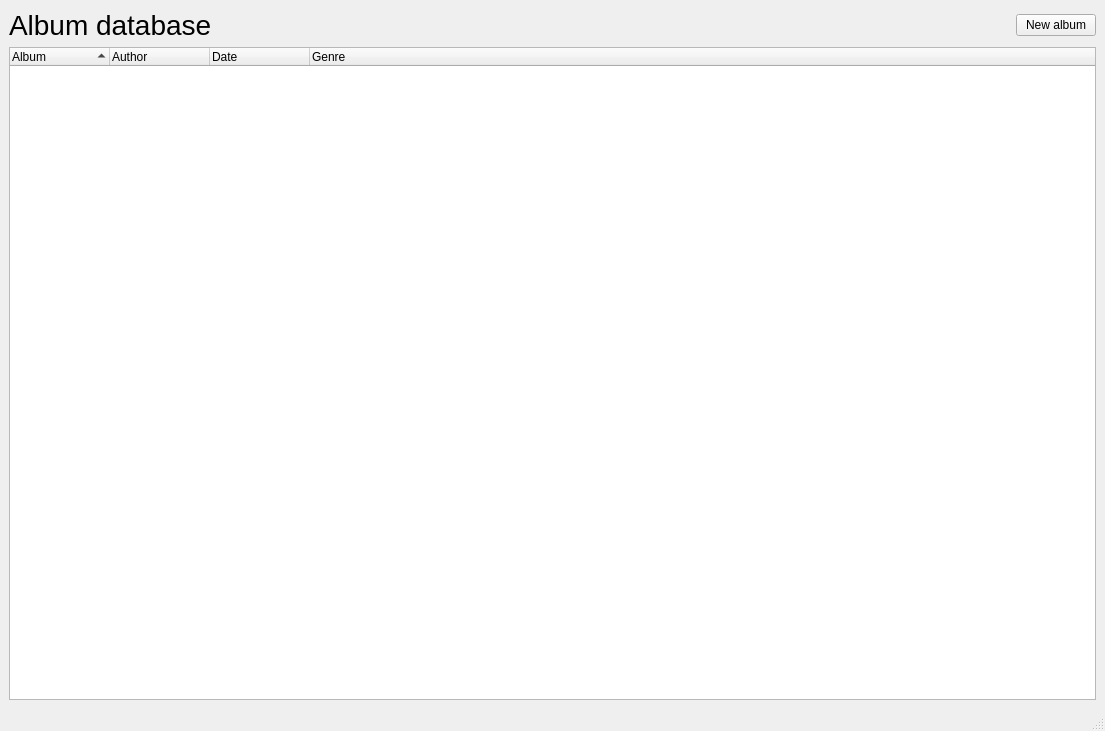
<?xml version="1.0" encoding="UTF-8"?>
<ui version="4.0">
 <class>MainWindow</class>
 <widget class="QMainWindow" name="MainWindow">
  <property name="geometry">
   <rect>
    <x>0</x>
    <y>0</y>
    <width>1105</width>
    <height>731</height>
   </rect>
  </property>
  <property name="windowTitle">
   <string>MainWindow</string>
  </property>
  <widget class="QWidget" name="centralwidget">
   <layout class="QGridLayout" name="gridLayout">
    <item row="1" column="0">
     <widget class="QTreeWidget" name="albumTree">
      <property name="dragEnabled">
       <bool>false</bool>
      </property>
      <property name="dragDropMode">
       <enum>QAbstractItemView::NoDragDrop</enum>
      </property>
      <property name="selectionBehavior">
       <enum>QAbstractItemView::SelectRows</enum>
      </property>
      <property name="iconSize">
       <size>
        <width>80</width>
        <height>80</height>
       </size>
      </property>
      <property name="indentation">
       <number>20</number>
      </property>
      <property name="sortingEnabled">
       <bool>true</bool>
      </property>
      <property name="animated">
       <bool>false</bool>
      </property>
      <column>
       <property name="text">
        <string>Album</string>
       </property>
      </column>
      <column>
       <property name="text">
        <string>Author</string>
       </property>
      </column>
      <column>
       <property name="text">
        <string>Date</string>
       </property>
      </column>
      <column>
       <property name="text">
        <string>Genre</string>
       </property>
      </column>
     </widget>
    </item>
    <item row="0" column="0">
     <layout class="QHBoxLayout" name="horizontalLayout">
      <item>
       <widget class="QLabel" name="label">
        <property name="sizePolicy">
         <sizepolicy hsizetype="Expanding" vsizetype="Preferred">
          <horstretch>0</horstretch>
          <verstretch>0</verstretch>
         </sizepolicy>
        </property>
        <property name="font">
         <font>
          <pointsize>21</pointsize>
         </font>
        </property>
        <property name="text">
         <string>Album database</string>
        </property>
       </widget>
      </item>
      <item>
       <widget class="QPushButton" name="newAlbumButton">
        <property name="text">
         <string>New album</string>
        </property>
       </widget>
      </item>
     </layout>
    </item>
   </layout>
  </widget>
  <widget class="QStatusBar" name="statusbar"/>
 </widget>
 <resources/>
 <connections/>
</ui>
